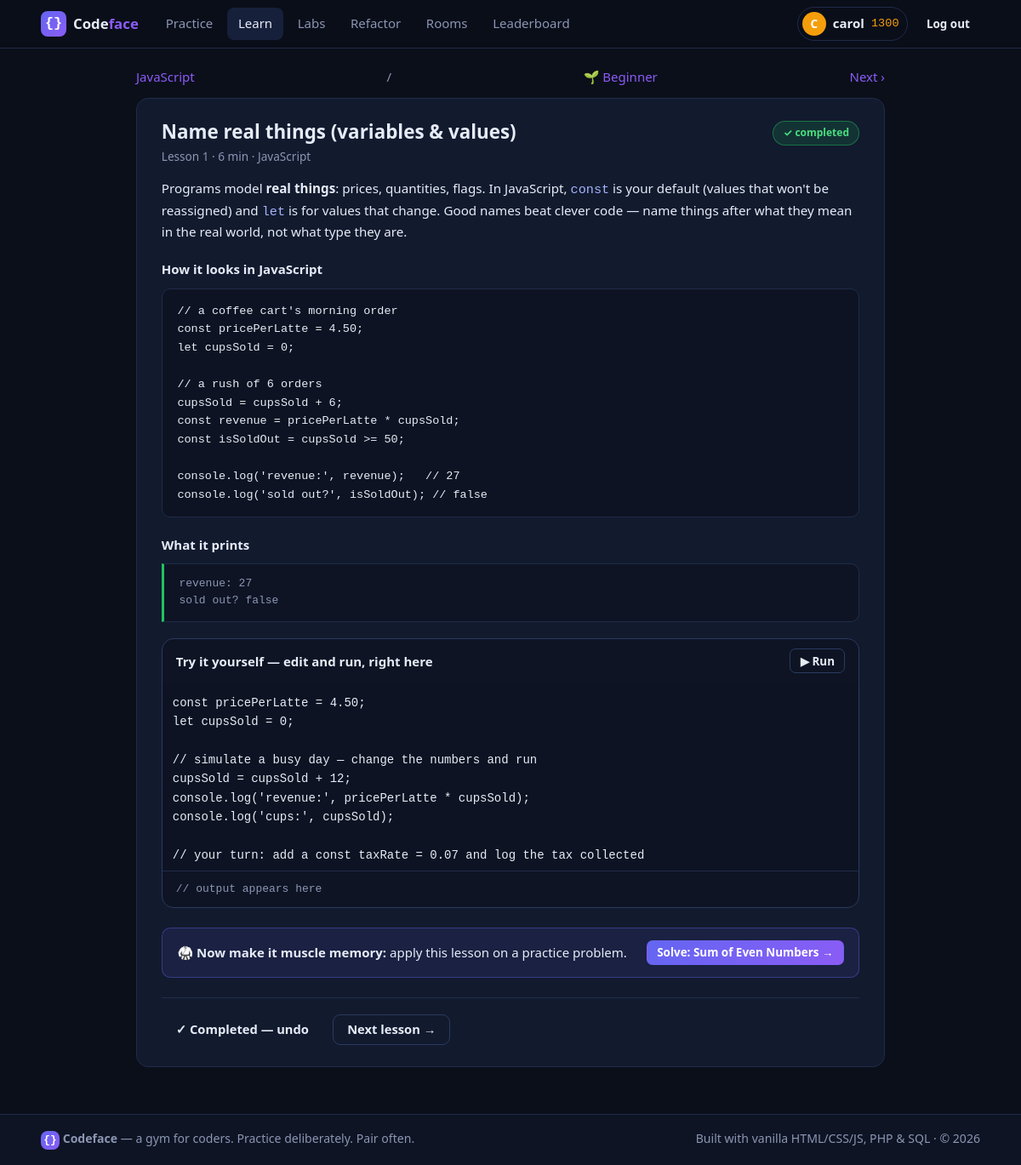
Page /frontend/learn-lesson.php?l=javascript&n=1 (signed in) on the committed database.
### tables this page shows
CREATE TABLE users (
  id            INTEGER PRIMARY KEY AUTOINCREMENT,
  username      TEXT NOT NULL UNIQUE,
  email         TEXT NOT NULL UNIQUE,
  password_hash TEXT NOT NULL,
  display_name  TEXT NOT NULL DEFAULT '',
  bio           TEXT NOT NULL DEFAULT '',
  avatar        TEXT NULL,             -- uploaded profile photo filename (data/avatars/), NULL = initials
  avatar_color  TEXT NOT NULL DEFAULT '#6366f1',
  rating        INTEGER NOT NULL DEFAULT 1200,
  is_admin      INTEGER NOT NULL DEFAULT 0,
  created_at    TEXT NOT NULL DEFAULT (datetime('now')),
  last_seen     TEXT
);

CREATE TABLE learn_lessons (
  id             INTEGER PRIMARY KEY AUTOINCREMENT,
  track          TEXT NOT NULL,
  position       INTEGER NOT NULL,
  slug           TEXT NOT NULL,
  title          TEXT NOT NULL,
  concept        TEXT NOT NULL,
  example_code   TEXT NOT NULL DEFAULT '',
  example_output TEXT NOT NULL DEFAULT '',
  try_code       TEXT NOT NULL DEFAULT '',
  problem_slug   TEXT NOT NULL DEFAULT '',
  minutes        INTEGER NOT NULL DEFAULT 5,
  UNIQUE(track, slug)
);

CREATE TABLE problems (
  id            INTEGER PRIMARY KEY AUTOINCREMENT,
  slug          TEXT NOT NULL UNIQUE,
  title         TEXT NOT NULL,
  difficulty    TEXT NOT NULL CHECK (difficulty IN ('easy','medium','hard')),
  category      TEXT NOT NULL DEFAULT '',
  description   TEXT NOT NULL,
  tags          TEXT NOT NULL DEFAULT '',
  function_name TEXT NOT NULL,
  starter_js    TEXT NOT NULL,
  solution_js   TEXT NOT NULL DEFAULT '',
  tests_json    TEXT NOT NULL,
  starters_json TEXT,
  points        INTEGER NOT NULL DEFAULT 10,
  ai_user_id    INTEGER NULL REFERENCES users(id) ON DELETE CASCADE,
  created_at    TEXT NOT NULL DEFAULT (datetime('now'))
);

### backend/lib/auth.php (called while the page is built, shortened)
<?php
function current_user(): ?array {
    static $loaded = false, $user = null;
    if ($loaded) return $user;
    $loaded = true;
    $user = db_one(
        'SELECT id, username, email, display_name, bio, avatar, avatar_color, rating, is_admin, created_at, last_seen
         FROM users WHERE id = ?',
        [(int)$_SESSION['uid']]
    );
    return $user;
}

### backend/config/config.php (called while the page is built)
<?php
return [
    'app' => [
        'name'    => 'Codeface',
        'tagline' => 'A gym for coders',
    ],
    'db' => [
        'driver'      => getenv('CODEFACE_DB_DRIVER') ?: 'sqlite',
        'sqlite_path' => getenv('CODEFACE_SQLITE') ?: __DIR__ . '/../../database/data/codeface.sqlite',
        'mysql'       => [
            'host'    => getenv('CODEFACE_DB_HOST') ?: '127.0.0.1',
            'port'    => getenv('CODEFACE_DB_PORT') ?: '3306',
            'name'    => getenv('CODEFACE_DB_NAME') ?: 'codeface',
            'user'    => getenv('CODEFACE_DB_USER') ?: 'root',
            'pass'    => getenv('CODEFACE_DB_PASS') !== false ? getenv('CODEFACE_DB_PASS') : '',
            'charset' => 'utf8mb4',
        ],
    ],
    'sse' => [
        'enabled'     => true,
        'max_seconds' => 50,
        'tick_ms'     => 600,
    ],
];

### backend/lib/bootstrap.php (called while the page is built, shortened)
<?php
$config = require __DIR__ . '/../config/config.php';
require __DIR__ . '/helpers.php';
require __DIR__ . '/langs.php';
require __DIR__ . '/learnbank.php';
require __DIR__ . '/db.php';
require __DIR__ . '/auth.php';

### backend/lib/db.php (called while the page is built, shortened)
<?php
function db(): PDO {
    static $pdo = null;
    global $config;
    if ($pdo instanceof PDO) return $pdo;
    require_once __DIR__ . '/content_seed.php';
    $cfg    = $config['db'];
    $driver = $cfg['driver'];
    if ($driver === 'mysql') {
        $m = $cfg['mysql'];
        $pdo = new PDO(
            "mysql:host={$m['host']};port={$m['port']};charset={$m['charset']}",
            $m['user'],
            $m['pass'],
            [
                PDO::ATTR_ERRMODE            => PDO::ERRMODE_EXCEPTION,
                PDO::ATTR_DEFAULT_FETCH_MODE => PDO::FETCH_ASSOC,
                PDO::ATTR_EMULATE_PREPARES   => false,
            ]
        );
        $dbName = preg_replace('/[^A-Za-z0-9_]/', '', (string)($m['name'] ?? 'codeface')) ?: 'codeface';
        $pdo->exec("CREATE DATABASE IF NOT EXISTS `{$dbName}` CHARACTER SET utf8mb4 COLLATE utf8mb4_unicode_ci");
        $pdo->exec("USE `{$dbName}`");
        $hasUsers = (bool)$pdo->query("SHOW TABLES LIKE 'users'")->fetch();
        if (!$hasUsers) {
            db_run_sql_file($pdo, __DIR__ . '/../../database/schema.mysql.sql');
            seed_database($pdo);
        } else {
            seed_database_if_empty($pdo);
        }
    } else {
        $path  = $cfg['sqlite_path'];
        $fresh = !file_exists($path) || filesize($path) === 0;
        $pdo = new PDO('sqlite:' . $path, null, null, [
            PDO::ATTR_ERRMODE            => PDO::ERRMODE_EXCEPTION,
            PDO::ATTR_DEFAULT_FETCH_MODE => PDO::FETCH_ASSOC,
        ]);
        $pdo->exec('PRAGMA journal_mode = WAL');
        $pdo->exec('PRAGMA foreign_keys = ON');
    }
    cf_migrate_and_seed($pdo);
    return $pdo;
}
function db_one(string $sql, array $params = []): ?array {
    $st = db()->prepare($sql);
    $st->execute($params);
    $row = $st->fetch();
    return $row === false ? null : $row;
}

### backend/lib/content_seed.php (called while the page is built, shortened)
<?php
function cf_meta_get(PDO $pdo, string $key): ?string {
    try {
        $row = $pdo->prepare('SELECT value FROM meta WHERE `key` = ?');
        $row->execute([$key]);
        $r = $row->fetch();
        return $r ? (string)$r['value'] : null;
    } catch (Throwable $e) {
        return null;
    }
}
function cf_migrate_and_seed(PDO $pdo): void {
    if ((int)(cf_meta_get($pdo, 'schema_version') ?? '0') >= CF_SCHEMA_VERSION) return;
}

### backend/lib/langs.php (called while the page is built, shortened)
<?php
function cf_languages(): array {
    static $langs = null;
    if ($langs !== null) return $langs;
    return $langs;
}
function cf_runner_available(string $lang): bool {
    $r = cf_languages()[$lang]['runner'] ?? null;
    return in_array($r, ['js', 'ts', 'python'], true);
}

### backend/lib/learnbank.php (called while the page is built, shortened)
<?php
function cf_learn_extra_meta(): array {
    return [
        'sql' => [
            'name' => 'SQL', 'monaco' => 'sql', 'runner' => null, 'case' => 'snake',
            'blurb' => 'The universal language of data. Four keywords — SELECT, FROM, WHERE, JOIN — run every app you have ever used.',
        ],
        'bash' => [
            'name' => 'Bash (shell)', 'monaco' => 'shell', 'runner' => null, 'case' => 'snake',
            'blurb' => 'The glue of every server on Earth. Tiny scripts that move mountains of files, logs, and deploys.',
        ],
        'htmlcss' => [
            'name' => 'HTML & CSS', 'monaco' => 'html', 'runner' => null, 'case' => 'snake',
            'blurb' => 'Structure and style — the two notations every screen on the internet is built with.',
        ],
    ];
}
function cf_learn_tracks_meta(?string $id = null) {
    static $all = null;
    if ($all === null) $all = cf_languages() + cf_learn_extra_meta();
    return $id === null ? $all : ($all[$id] ?? null);
}
function cf_learn_levels(): array {
    return [
        'beginner' => [
            'name' => 'Beginner', 'range' => [1, 4], 'icon' => '🌱',
            'blurb' => 'Start from zero: values, variables, conditions and loops — your first programs that actually do something.',
        ],
        'intermediate' => [
            'name' => 'Intermediate', 'range' => [5, 8], 'icon' => '🌿',
            'blurb' => 'Level up: collections, strings and the everyday text/data pipelines real jobs run on.',
        ],
        'advance' => [
            'name' => 'Advance', 'range' => [9, 12], 'icon' => '🌳',
            'blurb' => 'Think like an engineer: structure, abstractions, file I/O and the idioms that separate hobby code from pro code.',
        ],
        'pro' => [
            'name' => 'Pro', 'range' => [13, 16], 'icon' => '🏆',
            'blurb' => 'Prove it: production patterns, testing, tooling and a capstone mini-project that assembles the whole track, end to end.',
        ],
    ];
}
function cf_learn_level_of_position(int $pos): string {
    foreach (cf_learn_levels() as $slug => $lv) {
        if ($pos >= $lv['range'][0] && $pos <= $lv['range'][1]) return $slug;
    }
    return 'beginner';
}

### frontend/learn-lesson.php (the view, shortened to what this page needs)
<?php
require __DIR__ . '/../backend/lib/bootstrap.php';
$me = current_user();
$lang = (string)($_GET['l'] ?? '');
$meta = cf_learn_tracks_meta($lang);
$n = (int)($_GET['n'] ?? 1);
$lesson = $meta ? db_one('SELECT * FROM learn_lessons WHERE track = ? AND position = ?', [$lang, $n]) : null;
$hasNext = (bool)db_one('SELECT id FROM learn_lessons WHERE track = ? AND position = ?', [$lang, $n + 1]);
$isDone = $me ? (bool)db_one('SELECT lesson_id FROM learn_progress WHERE user_id = ? AND lesson_id = ?', [(int)$me['id'], $lesson['id']]) : false;
$problem = $lesson['problem_slug'] !== '' ? db_one('SELECT slug, title, difficulty FROM problems WHERE slug = ?', [$lesson['problem_slug']]) : null;
$active = 'learn';
require __DIR__ . '/../backend/partials/head.php';
require __DIR__ . '/../backend/partials/header.php';
?>
<div class="container lesson-wrap">
  <nav class="crumbs">
    <?php
    $levelSlug = cf_learn_level_of_position($n);
    $levelMeta = cf_learn_levels()[$levelSlug];
    ?>
    <a href="learn-track.php?l=<?= urlencode($lang) ?>"><?= e($meta['name']) ?></a>
    <span class="crumb-sep">/</span>
    <a href="learn-level.php?l=<?= urlencode($lang) ?>&amp;level=<?= e($levelSlug) ?>"><?= e($levelMeta['icon']) ?> <?= e($levelMeta['name']) ?></a>
    <span class="crumbs-nav">
      <?php if ($hasNext): ?><a href="learn-lesson.php?l=<?= urlencode($lang) ?>&amp;n=<?= $n + 1 ?>">Next ›</a><?php endif; ?>
    </span>
  </nav>
  <div class="card lesson-card">
    <div class="lesson-card-head">
      <div>
        <h1><?= e($lesson['title']) ?></h1>
        <p class="muted">Lesson <?= (int)$lesson['position'] ?> · <?= (int)$lesson['minutes'] ?> min · <?= e($meta['name']) ?></p>
      </div>
      <span class="lesson-status-pill <?= $isDone ? 'done-pill' : '' ?>" id="statusPill"><?= $isDone ? '✓ completed' : 'in progress' ?></span>
    </div>
    <div class="desc-body lesson-concept"><?= allow_html($lesson['concept']) ?></div>
    <?php if ($lesson['example_code'] !== ''): ?>
    <h4 class="tests-preview-title">How it looks in <?= e($meta['name']) ?></h4>
    <pre class="code-block"><code><?= e($lesson['example_code']) ?></code></pre>
    <?php endif; ?>
    <?php if ($lesson['example_output'] !== ''): ?>
    <h4 class="tests-preview-title">What it prints</h4>
    <pre class="output-block"><code><?= e($lesson['example_output']) ?></code></pre>
    <?php endif; ?>
    <?php if ($lesson['try_code'] !== ''): ?>
      <?php if (cf_runner_available($lang)): ?>
      <div class="try-block">
        <div class="try-head">
          <h4>Try it yourself — edit and run, right here</h4>
          <button class="btn btn-outline btn-sm" id="btnTryRun" type="button">▶ Run</button>
        </div>
        <div id="tryEditor" class="editor-host try-editor"></div>
        <pre class="console-panel" id="tryOut">// output appears here</pre>
      </div>
      <?php endif; ?>
    <?php endif; ?>
    <?php if ($problem): ?>
    <div class="practice-callout">
      <span>🥋 <strong>Now make it muscle memory:</strong> apply this lesson on a practice problem.</span>
      <a class="btn btn-primary btn-sm" href="problem.php?slug=<?= urlencode($problem['slug']) ?>">Solve: <?= e($problem['title']) ?> →</a>
    </div>
    <?php endif; ?>
    <div class="lesson-actions">
      <?php if ($me): ?>
      <button class="btn <?= $isDone ? 'btn-ghost' : 'btn-primary' ?>" id="btnComplete" type="button">
        <?= $isDone ? '✓ Completed — undo' : 'Mark lesson complete' ?>
      </button>
      <?php else: ?>
      <a class="btn btn-outline" href="login.php?next=learn-lesson.php%3Fl%3D<?= urlencode($lang) ?>%26n%3D<?= $n ?>">Log in to track progress</a>
      <?php endif; ?>
      <?php if ($hasNext): ?><a class="btn btn-outline" href="learn-lesson.php?l=<?= urlencode($lang) ?>&amp;n=<?= $n + 1 ?>">Next lesson →</a><?php endif; ?>
    </div>
  </div>
</div>
<?php
require __DIR__ . '/../backend/partials/footer.php';
?>

### backend/partials/header.php (shortened to what this page needs)
<?php
$active = $active ?? '';
$navUser = current_user();
function nav_link(string $href, string $key, string $label): void {
    global $active;
    $cls = $active === $key ? ' class="active"' : '';
    echo '<a href="' . e($href) . '"' . $cls . '>' . e($label) . '</a>';
}
?>
<body>
<header class="topnav">
  <div class="container nav-inner">
    <a class="brand" href="index.php">
      <span class="brand-mark">{}</span>
      <span class="brand-name">Code<span>face</span></span>
    </a>
    <nav class="nav-links" id="navLinks">
      <?php nav_link('problems.php', 'problems', 'Practice'); ?>
    </nav>
    <div class="nav-user">
      <?php if ($navUser): ?>
        <a class="user-chip" href="profile.php?u=<?= urlencode($navUser['username']) ?>" title="Your profile">
          <?= cf_avatar_html($navUser, 'avatar') ?>
          <span class="user-chip-name"><?= e($navUser['username']) ?></span>
          <span class="user-chip-rating" title="Rating"><?= (int)$navUser['rating'] ?></span>
        </a>
        <a class="btn btn-ghost btn-sm" href="logout.php">Log out</a>
      <?php else: ?>
        <a class="btn btn-ghost btn-sm" href="login.php">Log in</a>
        <a class="btn btn-primary btn-sm" href="register.php">Get started</a>
      <?php endif; ?>
    </div>
  </div>
</header>
<main class="page">

### backend/lib/helpers.php (shortened to what this page needs)
<?php
function e(?string $s): string {
    return htmlspecialchars((string)$s, ENT_QUOTES, 'UTF-8');
}
function allow_html(?string $html): string {
    return strip_tags((string)$html, '<p><pre><code><ul><ol><li><strong><em><b><i><h3><h4><br><hr><table><thead><tbody><tr><th><td>');
}
function cf_avatar_file(?string $avatar): ?string {
    if (!$avatar) return null;
    $f = __DIR__ . '/../../database/data/avatars/' . basename($avatar);
    return is_file($f) ? $f : null;
}
function cf_avatar_url(array $user): ?string {
    $f = cf_avatar_file($user['avatar'] ?? null);
    if (!$f) return null;
    return 'avatar.php?id=' . (int)$user['id'] . '&v=' . filemtime($f);
}
function cf_avatar_html(array $user, string $cls = 'avatar'): string {
    $url = cf_avatar_url($user);
    return '<span class="' . e($cls) . '" style="background:' . e($user['avatar_color'] ?? '#6366f1') . '">'
         . e(strtoupper(substr((string)$user['username'], 0, 1))) . '</span>';
}

### rows in the picture
users: username "C", username "carol", rating "1300"
learn_lessons: title "Name real things (variables & values)", position "1", minutes "6", concept "Programs model real things : prices, quantities, flags. In JavaScript, const is your default (values that won't be reassigned) and let is for values that change. Good names beat clever code — name things after what they mean in the real world, not what type they are.", example_code "// a coffee cart's morning order const pricePerLatte = 4.50; let cupsSold = 0; // a rush of 6 orders cupsSold = cupsSold + 6; const revenue = pricePerLatte * cupsSold; const isSoldOut = cupsSold >= 50; console.log('revenue:', revenue); // 27 console.log('sold out?', isSoldOut); // false", example_output "revenue: 27 sold out? false"
problems: title "Sum of Even Numbers"

### other values in the picture
$label "Practice Learn Labs Refactor Rooms Leaderboard"
$meta['name'] "JavaScript"
$levelMeta['icon'] "🌱"
$levelMeta['name'] "Beginner"
$year "2026"
